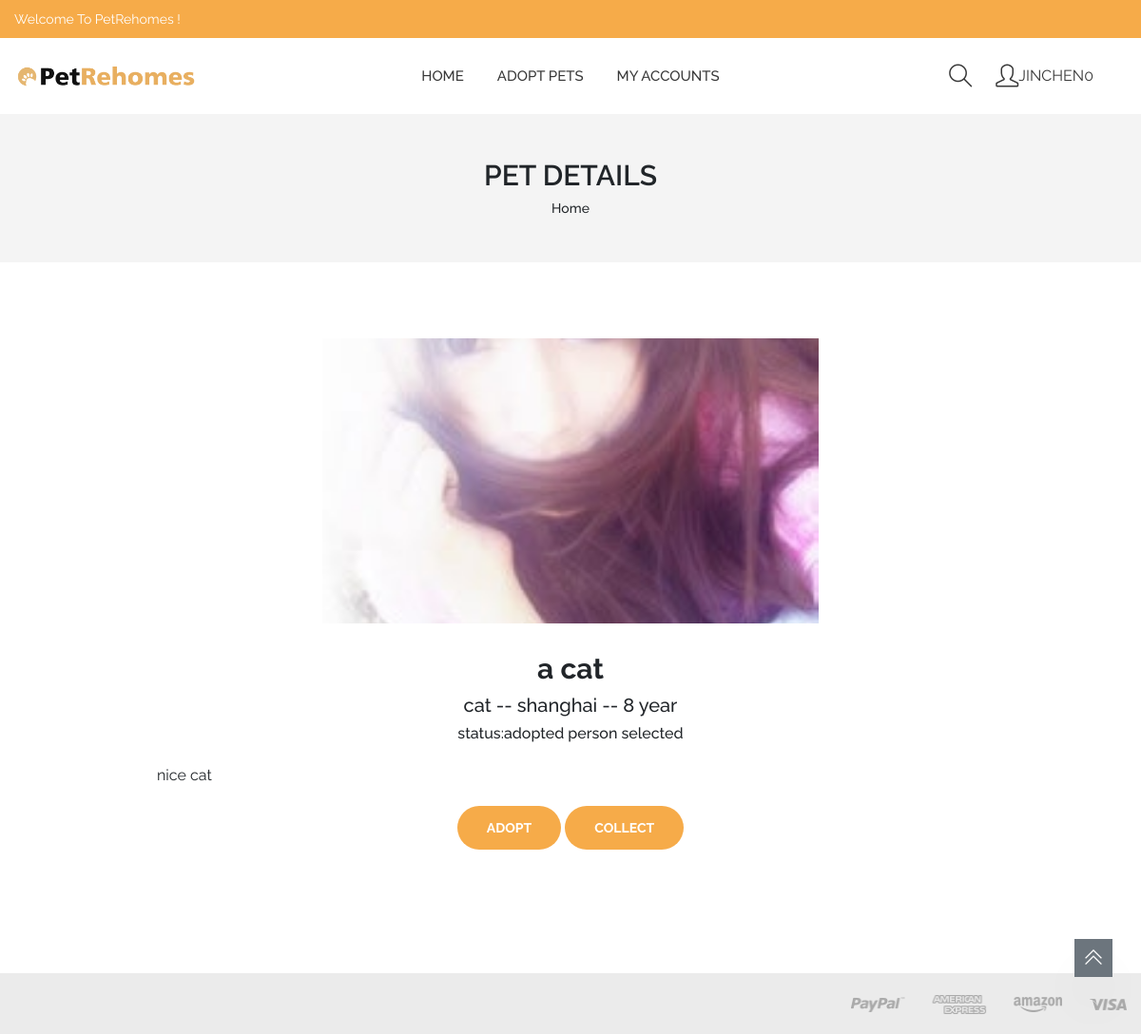
Screenshot of /detail?id=2 (signed in) with the database file from the repository.
### accounts/models.py (models this page shows, shortened)
class UserProfile(AbstractUser):
    mpassword = models.CharField(verbose_name='mpassword', blank=True, null=True, max_length=200, default="")
    mobile = models.CharField(verbose_name='mobile', blank=True, null=True, max_length=200, default="")
    class Meta:
        ordering = ['-id']
        verbose_name = 'user manage'
        verbose_name_plural = verbose_name

### pets/models.py (models this page shows, shortened)
class PetsInfo(models.Model):
    CHOICES = (
        ('0', 'release'),
        ('1', 'adopted person selected'),
        ('2', 'adopted'),
    )
    user = models.ForeignKey(UserProfile, on_delete=models.CASCADE)
    showimg = models.ImageField(blank=True, null=True, verbose_name='show image', upload_to="image/")
    name = models.CharField(max_length=1024, verbose_name="name")
    intro = RichTextUploadingField(verbose_name="introduce")
    area = models.CharField(max_length=1024, verbose_name="area")
    atype = models.ForeignKey(PetsType, verbose_name="type", on_delete=models.CASCADE)
    age = models.IntegerField(verbose_name='age', default=0)
    status = models.CharField(max_length=1024, verbose_name="status", default="0", choices=CHOICES)
    updated = models.DateTimeField(auto_now=True, verbose_name='updated')
    create_time = models.DateTimeField(auto_now_add=True, verbose_name='create_time')
    class Meta:
        verbose_name = 'PetsInfo'
        verbose_name_plural = 'PetsInfo'

class PetsType(models.Model):
    name = models.CharField(max_length=1024, verbose_name="type name")
    updated = models.DateTimeField(auto_now=True, verbose_name='modify')
    create_time = models.DateTimeField(auto_now_add=True, verbose_name='created')
    class Meta:
        verbose_name = 'PetsType'
        verbose_name_plural = 'PetsType'
    def __str__(self):
        return self.name

### pets/views.py (the view)
# urls.py: path("detail", detail, name="detail"),
@login_required
@csrf_exempt
def detail(request):
    user = request.user
    try:
        if request.method == "GET":
            user = request.user
            id = request.GET.get("id", "")
            if id != "":
                pet = PetsInfo.objects.filter(id=id)
                if len(pet) > 0:
                    pet = pet[0]
                    return render(request, "detail.html", locals())
                else:
                    reason = "对不起， 不存在或已经被删除了！！！"
                    return render(request, "error.html", locals())
            else:
                reason = "对不起，不存在或已经被删除了！！！"
                return render(request, "error.html", locals())
    except Exception as e:
        print(e)
        reason = "对不起， 系统错误！" + str(e)
        return render(request, "error.html", locals())

### templates/detail.html (shortened to what this page needs)
{% extends 'base.html' %}
{% load static %}
{% block content %}
    <div class="section breadcrumb-area bg-name-bright">
        <div class="container">
            <div class="row">
                <div class="col-12 text-center">
                    <div class="breadcrumb-wrapper">
                        <h2 class="breadcrumb-title">Pet Details</h2>
                        <ul>
                            <li><a href="/">Home</a></li>
                        </ul>
                    </div>
                </div>
            </div>
        </div>
    </div>
    <div class="section section-margin">
        <div class="container">
            <div class="row">
                <div class="col-lg-9 m-auto overflow-hidden">
                    <div class="blog-details-wrapper">
                        <div class="blog-details-content">
                            <div class="blog-image" style="text-align:center;">
                                <img style="width: 60%;height: 300px" src="/media/{{ pet.showimg }}" alt="Blog Image" class="fit-image">
                            </div>
                            <div class="blog-details-title-meta" style="text-align:center;">
                                <h2 class="title" >{{ pet.name }}</h2>
                                <h5>{{ pet.atype }} -- {{ pet.area }} -- {{ pet.age }} year</h5>
                                <h6>status:{{ pet.get_status_display }}</h6>
                            </div>
                                {{ pet.intro | safe }}
                        </div>
                        <div class="comment-post-area">
                            <form action="#">
                                <div class="row">
                                    {% if pet.status != '2' %}
                                        <div class="col-12 col-custom m-t-20" style="text-align: center">
                                            <button type="button" class="btn btn-primary btn-hover-dark" onclick="adopt('{{ pet.id }}')">Adopt</button>
                                            <button type="button" class="btn btn-primary btn-hover-dark" onclick="colliect('{{ pet.id }}')">Collect</button>
                                        </div>
                                    {% endif %}
                                </div>
                            </form>
                        </div>
                    </div>
                </div>
            </div>
        </div>
    </div>
{% endblock %}

### templates/base.html (shortened to what this page needs)
<!DOCTYPE html>
<html lang="en">
<head>
    <link rel="stylesheet" href="/static/css/vendor/vendor.min.css">
    <link rel="stylesheet" href="/static/css/plugins/plugins.min.css">
    <link rel="stylesheet" href="/static/css/style.min.css">
</head>
<body>
    <div class="header section">
        <div class="header-top bg-name-primary">
            <div class="container">
                <div class="row align-items-center">
                    <div class="col-12 col-lg-6">
                        <div class="header-top-msg-wrapper">
                            <p class="header-top-message">Welcome To PetRehomes !</p>
                        </div>
                    </div>
                </div>
            </div>
        </div>
        <div class="header-bottom">
            <div class="header-sticky">
                <div class="container">
                    <div class="row align-items-center position-relative">
                        <div class="col-lg-3 col-md-4 col-6">
                            <div class="header-logo">
                                <a href="/"><img src="/static/images/logo/logo.jpg" alt="Site Logo" /></a>
                            </div>
                        </div>
                        <div class="col-lg-6 d-none d-lg-block">
                            <div class="main-menu">
                                <ul>
                                    <li><a href="/">Home</a></li>
                                    <li><a href="/pets">Adopt pets</a></li>
                                    <li><a href="/my_info">My Accounts</a></li>
                                </ul>
                            </div>
                        </div>
                        <div class="col-lg-3 col-md-8 col-6">
                            <div class="header-actions">
                                <div class="header-action-btn header-action-btn-search d-none d-md-flex">
                                    <div class="action-execute">
                                        <a class="action-search-open" href="javascript:void(0)"><i class="icon-magnifier icons"></i></a>
                                    </div>
                                </div>
                                <a href="/my_info" class="header-action-btn header-action-btn-wishlist">
                                    <i class="icon-user icons"></i>
                                    {% if request.user.username %}
                                        {{ request.user.username }}
                                    {% endif %}
                                </a>
                                <div class="header-action-btn header-action-btn-cart d-none d-sm-flex">
                                </div>
                            </div>
                        </div>
                    </div>
                </div>
            </div>
        </div>
    </div>
    {% block content %}{% endblock %}
    <footer class="section footer-section" style="margin-top: 50px">
        <div class="footer-bottom bg-name-light p-t-20 p-b-20">
            <div class="container">
                <div class="row align-items-center m-b-n20">
                    <div class="col-md-6 text-center text-md-end order-1 order-md-2 m-b-20">
                        <div class="payment">
                            <a href="#/">
                                <img class="fit-image" src="/static/images/payment/payment_large.png" alt="Payment">
                            </a>
                        </div>
                    </div>
                </div>
            </div>
        </div>
    </footer>
    <a href="#" class="scroll-top show" id="scroll-top">
        <i class="arrow-top ti-angle-double-up"></i>
    </a>
</body>
</html>

### rows the page displays
UserProfile: user.username "JINCHEN0"
PetsInfo: showimg (picture), name "a cat", atype "cat", area "shanghai", age "8", status "adopted person selected", intro "nice cat"
